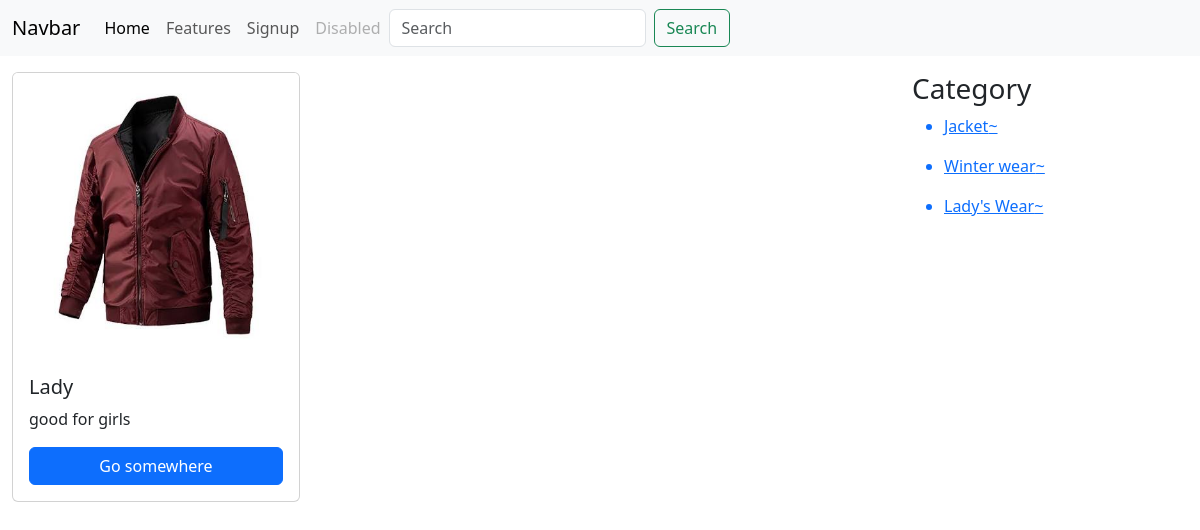
Screenshot of /?category=3 with the database file from the repository.
### store/models.py (models this page shows, shortened)
class Product(models.Model):
    product_name = models.CharField(max_length=50)
    price = models.IntegerField(default=0)
    category = models.ForeignKey(Category, on_delete = models.CASCADE, null = True, blank = True)
    description = models.CharField(max_length=300, default='')
    image = models.ImageField(upload_to = "image", default="")

class Category(models.Model):
    category_name = models.CharField(max_length=50)
    def __str__(self):
        return self.category_name

### store/views.py (the view)
# urls.py: 2. Add a URL to urlpatterns:  path('', views.home, name='home')
def home(request):
    categories = Category.objects.all()
    categoryID = request.GET.get('category')
    if categoryID:
        products = Product.objects.filter(category=categoryID)
    else:
        products = Product.objects.all()
    params = {
        'product': products,
        'category': categories
    }
    return render(request, 'store/home.html', params)

### store/templates/store/home.html (shortened to what this page needs)
{%extends 'store/nav.html'%}
{%block body%}
<div class="container-fluid mt-3">
  <div class="row">
    <div class="col-lg-9">
        <div class="row row-cols-1 row-cols-md-3 g-4">
    {%for i in product%}
    <div class="col">
    <div class="card h-100" style="width: 18rem">
      <img
      src="{{i.image.url}}"
        class="card-img-top"
        alt="..."/>
      <div class="card-body d-flex flex-column">
        <h5 class="card-title">{{i.product_name}}</h5>
        <p class="card-text">{{i.description}}</p>
        <a href="#" class="btn btn-primary mt-auto">Go somewhere</a>
      </div>
    </div>
    </div>
    {%endfor%}
  </div>
    </div>
    <div class="col-lg-3">
      <h3>Category</h3>
      {%for cat in category%}
        <ul>
          <a href="/?category={{cat.id}}"><li>{{cat}}~</li></a>
        </ul>
      {%endfor%}
    </div>
  </div>
</div>
{%endblock%}

### rows the page displays
Product: image (picture), product_name "Lady", description "good for girls"
Category: category_name "Jacket"
Category: category_name "Winter wear"
Category: category_name "Lady's Wear"
